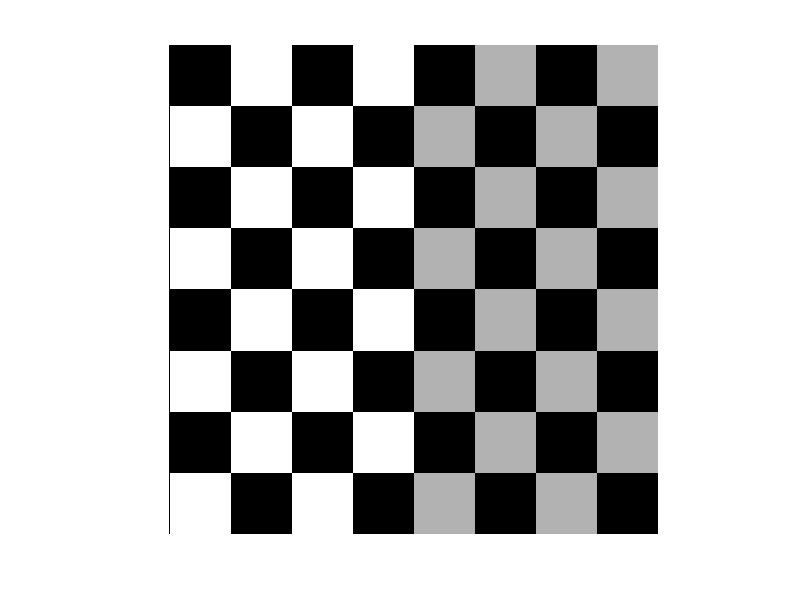

Source code (MATLAB): (Note: this script raises an error after producing the figure.)
f=checkerboard(24);
figure(1);imshow(f);
s=0.7;theta=pi/6;
T=[s*cos(theta) s*sin(theta) 0
-s*sin(theta) s*cos(theta) 0
0 0 1];
tform=maketform('affine',T);
g1=imtransform(f,tform,'nearest');
g2=imtransform(f,tform);
g3=imtransform(f,tform,'FillValue',0.5);
figure(2);imshow(g1);
figure(3);imshow(g2);
figure(4);imshow(g3)